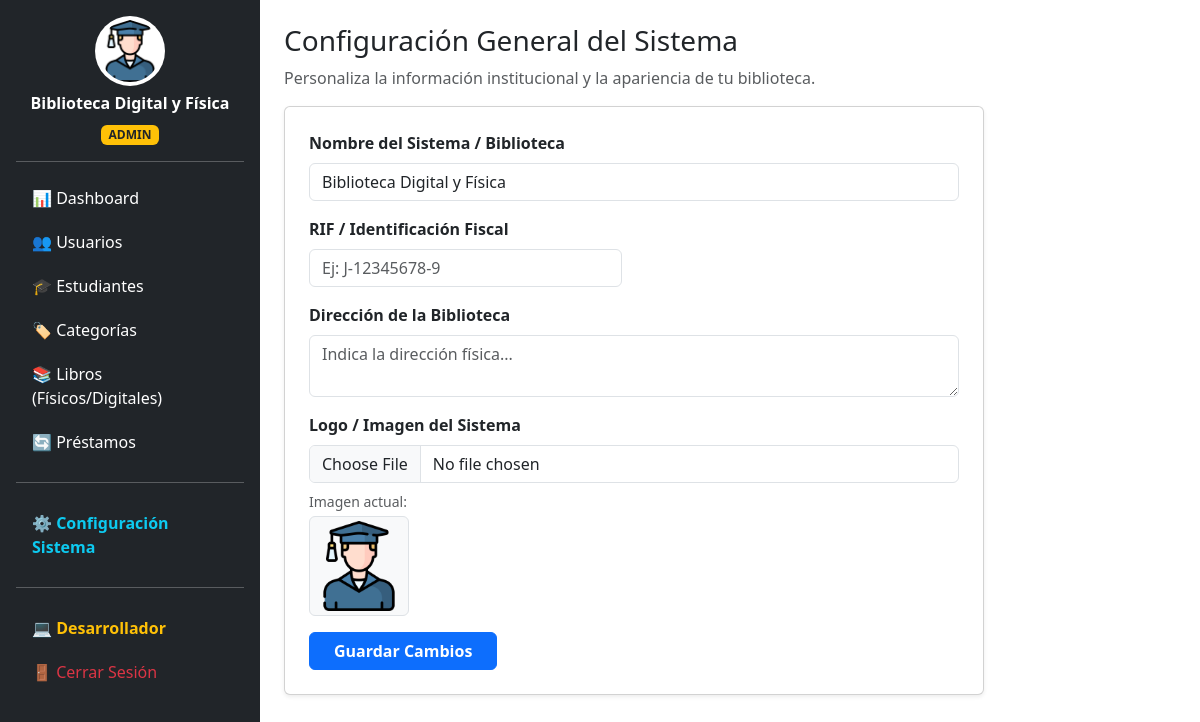
/views/configuracion.php (signed in), run on the app's committed database.
### tables this page shows
CREATE TABLE IF NOT EXISTS configuracion (
    id INT AUTO_INCREMENT PRIMARY KEY,
    nombre_sistema VARCHAR(100) NOT NULL,
    imagen_sistema VARCHAR(255) NOT NULL
);

### config/conexion.php (called while the page is built, shortened)
<?php
$host = "localhost";
$user = "root";
$clave = "";
$bd = "biblioteca_db";
$conexion = mysqli_connect($host, $user, $clave, $bd);
mysqli_set_charset($conexion, "utf8");
$configSistema = [
    'nombre_sistema' => 'Sistema de Biblioteca',
    'imagen_sistema' => 'assets/img/logo_default.png'
];
$queryConfig = mysqli_query($conexion, "SELECT * FROM configuracion WHERE id = 1");
if ($queryConfig && $row = mysqli_fetch_assoc($queryConfig)) {
    if (!empty($row['nombre_sistema'])) {
        $configSistema['nombre_sistema'] = $row['nombre_sistema'];
    }
    if (!empty($row['imagen_sistema'])) {
        $configSistema['imagen_sistema'] = $row['imagen_sistema'];
    }
}
?>

### views/configuracion.php (the view, shortened to what this page needs)
<?php include '../includes/header.php';
?>
<h3>Configuración General del Sistema</h3>
<p class="text-muted">Personaliza la información institucional y la apariencia de tu biblioteca.</p>
<div class="card p-4 shadow-sm bg-white" style="max-width: 700px;">
    <form action="../controllers/config_controller.php" method="POST" enctype="multipart/form-data">
        <div class="mb-3">
            <label class="form-label fw-bold">Nombre del Sistema / Biblioteca</label>
            <input type="text" name="nombre_sistema" class="form-control" value="<?= htmlspecialchars($configSistema['nombre_sistema'] ?? '') ?>" required>
        </div>
        <div class="row">
            <div class="col-md-6 mb-3">
                <label class="form-label fw-bold">RIF / Identificación Fiscal</label>
                <input type="text" name="rif" class="form-control" placeholder="Ej: J-12345678-9" value="<?= htmlspecialchars($configSistema['rif'] ?? '') ?>">
            </div>
        </div>
        <div class="mb-3">
            <label class="form-label fw-bold">Dirección de la Biblioteca</label>
            <textarea name="direccion" class="form-control" rows="2" placeholder="Indica la dirección física..."><?= htmlspecialchars($configSistema['direccion'] ?? '') ?></textarea>
        </div>
        <div class="mb-3">
            <label class="form-label fw-bold">Logo / Imagen del Sistema</label>
            <input type="file" name="imagen_sistema" accept="image/*" class="form-control">
            <div class="mt-2">
                <small class="text-muted d-block">Imagen actual:</small>
                <?php if (!empty($configSistema['imagen_sistema'])): ?>
                    <img src="../<?= htmlspecialchars($configSistema['imagen_sistema']) ?>" width="100" class="rounded border mt-1 bg-light p-1">
                <?php else: ?>
                    <span class="text-muted small">Sin imagen asignada</span>
                <?php endif; ?>
            </div>
        </div>
        <button type="submit" class="btn btn-primary fw-bold px-4">Guardar Cambios</button>
    </form>
</div>
<?php include '../includes/footer.php'; ?>

### includes/header.php (shortened to what this page needs)
<?php
require_once '../config/conexion.php';
$esAdmin = ($_SESSION['rol'] === 'admin');
?>
<!DOCTYPE html>
<html lang="es">
<head>
    <link href="https://cdn.jsdelivr.net/npm/bootstrap@5.3.2/dist/css/bootstrap.min.css" rel="stylesheet">
</head>
<body>
<div class="d-flex">
    <div class="bg-dark text-white p-3 vh-100" style="width: 260px; position: fixed;">
        <div class="text-center mb-3">
            <img src="../<?= htmlspecialchars($configSistema['imagen_sistema']) ?>" width="70" height="70" class="rounded-circle bg-white p-1 mb-2" style="object-fit: cover;">
            <h6 class="fw-bold"><?= htmlspecialchars($configSistema['nombre_sistema']) ?></h6>
            <span class="badge bg-warning text-dark text-uppercase"><?= $_SESSION['rol'] ?></span>
        </div>
        <hr>
        <ul class="nav flex-column gap-1">
            <li class="nav-item"><a href="dashboard.php" class="nav-link text-white">📊 Dashboard</a></li>
            <?php if ($esAdmin): ?>
                <li class="nav-item"><a href="usuarios.php" class="nav-link text-white">👥 Usuarios</a></li>
            <?php endif; ?>
            <li class="nav-item"><a href="estudiantes.php" class="nav-link text-white">🎓 Estudiantes</a></li>
            <li class="nav-item"><a href="categorias.php" class="nav-link text-white">🏷️ Categorías</a></li>
            <li class="nav-item"><a href="libros.php" class="nav-link text-white">📚 Libros (Físicos/Digitales)</a></li>
            <li class="nav-item"><a href="prestamos.php" class="nav-link text-white">🔄 Préstamos</a></li>
            <?php if ($esAdmin): ?>
                <hr>
                <li class="nav-item"><a href="configuracion.php" class="nav-link text-info fw-bold">⚙️ Configuración Sistema</a></li>
            <?php endif; ?>
            <hr>
            <li class="nav-item"><a href="desarrollador.php" class="nav-link text-warning fw-bold">💻 Desarrollador</a></li>
            <li class="nav-item"><a href="../logout.php" class="nav-link text-danger">🚪 Cerrar Sesión</a></li>
        </ul>
    </div>
    <div class="p-4 w-100" style="margin-left: 260px;">

### data on the page
configuracion: imagen_sistema (placeholder picture), nombre_sistema "Biblioteca Digital y Física"

### other printed values
$_SESSION['rol'] "ADMIN"
